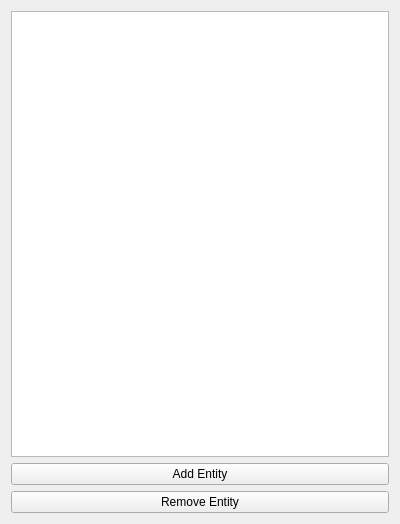
<?xml version="1.0" encoding="UTF-8"?>
<ui version="4.0">
 <class>Hierarchy</class>
 <widget class="QWidget" name="Hierarchy">
  <property name="geometry">
   <rect>
    <x>0</x>
    <y>0</y>
    <width>400</width>
    <height>524</height>
   </rect>
  </property>
  <property name="windowTitle">
   <string>Form</string>
  </property>
  <layout class="QVBoxLayout" name="verticalLayout">
   <item>
    <widget class="QListWidget" name="listWidget"/>
   </item>
   <item>
    <widget class="QPushButton" name="button_AddEntity">
     <property name="text">
      <string>Add Entity</string>
     </property>
    </widget>
   </item>
   <item>
    <widget class="QPushButton" name="button_RemoveEntity">
     <property name="text">
      <string>Remove Entity</string>
     </property>
    </widget>
   </item>
  </layout>
 </widget>
 <resources/>
 <connections/>
</ui>
